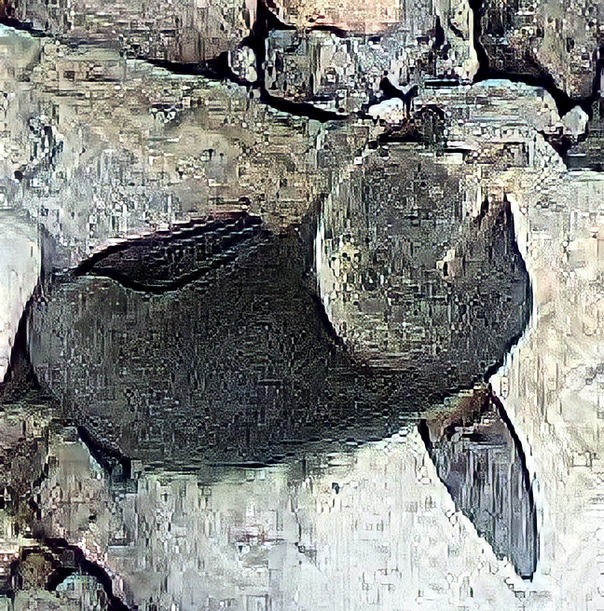
#> input picture Last-enhanced_3.png, 604 x 611 px, given in place of DJI_Last-enhanced_3.png.TIF, which was not available
$ python preprocesing.py --clusters 3 --image Last-enhanced_3.png
#> lines starting #> are read from the running program, lines starting #| are printed output that depends on the picture; pictures that were not available may be replaced by others from this repository, and a replacement may not be noted
### utils.py
# import the necessary packages
import numpy as np
import matplotlib.pyplot as plt
import cv2

def rgb_to_hex(r, g, b):
    return ('#{:X}{:X}{:X}').format(r, g, b)

def centroid_histogram(clt):
    # grab the number of different clusters and create a histogram
    # based on the number of pixels assigned to each cluster
    numLabels = np.arange(0, len(np.unique(clt.labels_)) + 1)
    (hist, _) = np.histogram(clt.labels_, bins=numLabels)
    # normalize the histogram, such that it sums to one
    hist = hist.astype("float")
    hist /= hist.sum()
    # return the histogram
    return hist


def plot_colors(hist, centroids, hexa=False):
    # initialize the bar chart representing the relative frequency
    # of each of the colors
    # loop over the percentage of each cluster and the color of
    # each cluster
    colors = []
    percentages = []
    RGBColors = []
    for (percent, color) in zip(hist, centroids):
        # plot the relative percentage of each cluster
        colorRGB = (color*255).astype("uint8").tolist()
        RGBColors.append(color.astype("uint8").tolist())
        colors.append(rgb_to_hex(colorRGB[0],colorRGB[1], colorRGB[2]))
        # colors.append(colorRGB)
        percentages.append(percent)
    ax = plt.axes()
    ax.set_facecolor("black")
    plt.xlabel("Hexadecimal Colors")
    plt.ylabel("Percentage")
    plt.title("Percentage of each color")

    for i in range(len(colors)):
        plt.bar(colors[i], percentages[i],
        color = [colors[i]],
        width = 0.4)
    plt.show()

    if hexa:
        return colors
    else:
        return RGBColors

# [11 lines left out: function applyFilters, not called in this run]

### preprocesing.py
from sklearn.cluster import KMeans
import utils
import cv2
import numpy as np
import argparse
import time

PATH_TO_DATASET = 'dataSet/DJI_'
PATH_TO_OUTPUT = 'cropImages/'

# construct the argument parser and parse the arguments
ap = argparse.ArgumentParser()
ap.add_argument("-c", "--clusters", required = True, type = int, help = "# of clusters")
ap.add_argument("-i", "--image", required = True, type = str, help = "# of clusters")
args = vars(ap.parse_args())

# load the image and convert it from BGR to RGB so that
# we can dispaly it with matplotlib
start = time.time()
image = cv2.imread(PATH_TO_DATASET+args["image"]+'.TIF')
#> image is the input picture: shape (611, 604, 3); mean B, G, R 128.9, 132.1, 130.2
cv2.namedWindow("Normal Image", cv2.WINDOW_NORMAL)
cv2.resizeWindow("Normal Image", 998, 748)
cv2.imshow("Normal Image", image)
image = cv2.cvtColor(image, cv2.COLOR_BGR2RGB)

a = np.asarray(image,dtype=np.float32)/255
h, w, c = a.shape
#> h = 611; w = 604; c = 3

# reshape the image to be a list of pixels
image = a.reshape((image.shape[0] * image.shape[1], 3))

# cluster the pixel intensities
clt = KMeans(n_clusters = args["clusters"])
clt.fit(image)

# build a histogram of clusters and then create a figure
# representing the number of pixels labeled to each color

centroids = clt.cluster_centers_
labels = clt.labels_

a2k = centroids[labels]
a3k = a2k.reshape(h, w, c)

kmeansImage = cv2.cvtColor(a3k, cv2.COLOR_RGB2BGR)
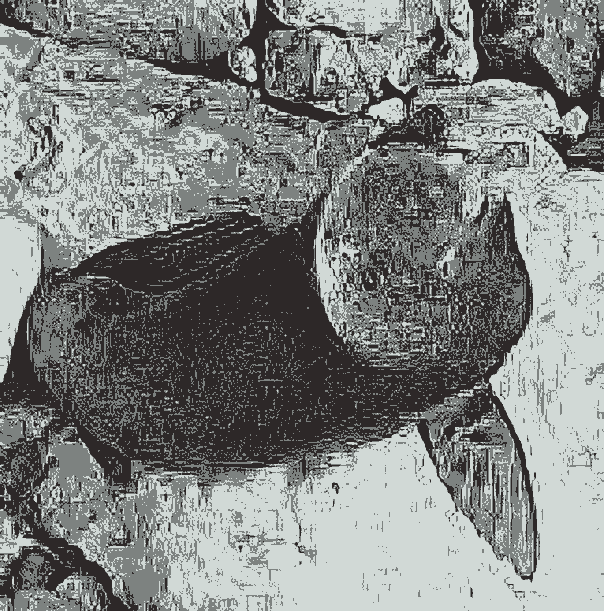
#> kmeansImage: shape (611, 604, 3) float32; mean R, G, B 0.506, 0.517, 0.51
cv2.namedWindow("K-means Image", cv2.WINDOW_NORMAL)
cv2.resizeWindow("K-means Image", 998, 748)

endTime = time.time()
print("Time of execution: ", endTime - start)
cv2.imshow("K-means Image", kmeansImage)
hist = utils.centroid_histogram(clt)
colors = utils.plot_colors(hist, clt.cluster_centers_, hexa=True)
#> in plot_colors, `plt.show()`:
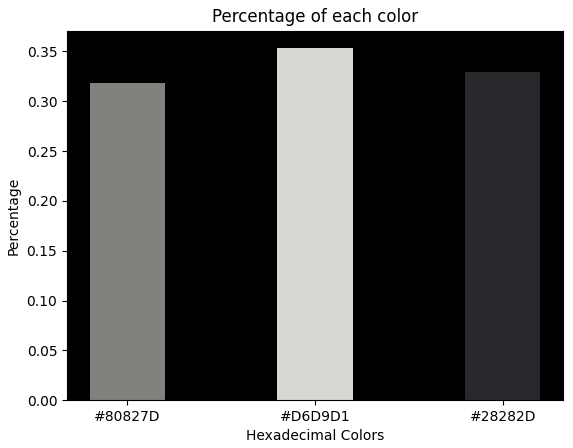
#> figure drawn by matplotlib, 1 panel


cv2.waitKey(0)
cv2.destroyAllWindows()
